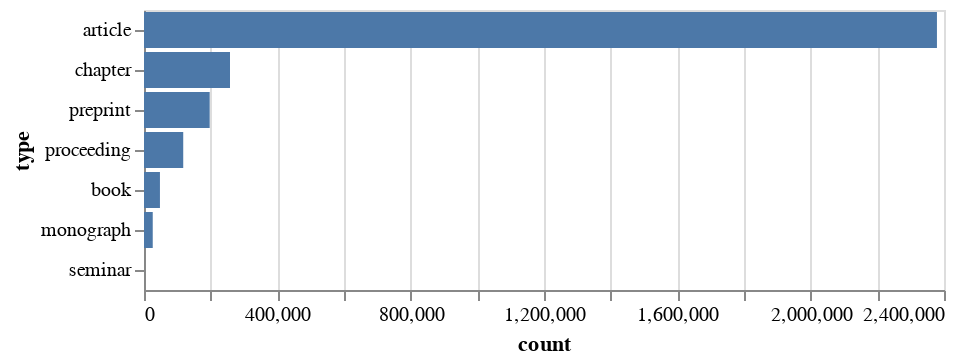

The notebook cell this image was saved under:
### Code cell
alt.Chart(bytype).mark_bar().encode(
    x='count',
    y=alt.Y('type', sort='-x')
)

### Figure 1 — Vega-Lite specification as saved in the notebook (floating-point values rounded to 4 significant figures)
{"config": {"view": {"continuousWidth": 400, "continuousHeight": 300}}, "data": {"name": "data-8d378c3c7794ca2a378c30980fc3f5bd"}, "mark": "bar", "encoding": {"x": {"field": "count", "type": "quantitative"}, "y": {"field": "type", "sort": "-x", "type": "nominal"}}, "$schema": "https://vega.github.io/schema/vega-lite/v4.17.0.json", "datasets": {"data-8d378c3c7794ca2a378c30980fc3f5bd": [{"type": "article", "count": 2378842}, {"type": "chapter", "count": 258003}, {"type": "preprint", "count": 197069}, {"type": "proceeding", "count": 117699}, {"type": "book", "count": 47835}, {"type": "monograph", "count": 26229}, {"type": "seminar", "count": 33}]}}
